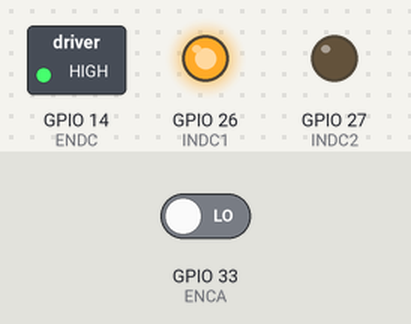
Bench run of a sketch on a simulated ESP32. Shown: switched loads named in the sketch (green lamp = pin HIGH), output pins drawn as LEDs (lit = HIGH). The test bench sets the inputs (shaded band); at power-on: GPIO 33 (ENCA) LOW. What the sketch prints to the serial monitor is not drawn.

Above: at 0.1 s.
Timing chart, 0 to 1.6 s (numbered marks = the images above):
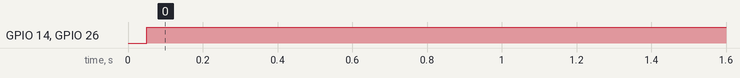

Measured:
- by itself, GPIO 14 (ENDC), GPIO 26 (INDC1): LOW → HIGH at 0.05 s

The sketch:

robotik_dc_stepper_motor.ino
```cpp
// Muhammad Dzaki Mubarak
int last_digit_npm = 75;
float theta_final = 75*10 + 50;

#define INDC1 26
#define INDC2 27
#define ENDC 14
#define ENCA 33
#define ENCB 32

#define PWM_STEPPER 25
#define DIRECT_STEPPER 15
#define STEPS_REV 200


#define SERVO_PWM 2


const int freq = 500;
const int led_channel = 0;
const int resolution = 8;
const int PPR = 480;

// Constanta for sampling time
const double dt = 0.05;
const double f = 1/dt;
volatile double pulse_count = 0;
volatile double count = 0;

// Parameter for position control
volatile double q_init = 0;
volatile double q_final = 0;
volatile double q_res = 0;
volatile double q_res_old = 0;
volatile double q_cmd = 0;
volatile double err = 0;
volatile double err_old = 0;
volatile double integral_err = 0;
volatile double duty_cycle = 0;


// PID Parameter
float kp = 5;
float kd = 1;
float ki = 2;


void isr();
void IRAM_ATTR onTimerMain();

// Make timer
hw_timer_t * timer = NULL;
portMUX_TYPE timerMux = portMUX_INITIALIZER_UNLOCKED;


int steps_req;
int delay_req;
int start_millis;
float final_angle = theta_final;
float desired_time = 3 * 1000000;


TaskHandle_t Task1;
//TaskHandle_t Task2;

void setup() {
  // put your setup code here, to run once:
  Serial.begin(115200);\

  // Set Pin Mode for DC PWM
  ledcSetup(led_channel, freq, resolution);
  ledcAttachPin(ENDC, led_channel);


  // Set Pin mode for DC Motor
  pinMode(INDC1, OUTPUT);
  pinMode(INDC2, OUTPUT);

  // Set pinmode for rotary encoder
  pinMode(ENCA, INPUT);
  pinMode(ENCB, INPUT);

  // Set the interrupt
  attachInterrupt(ENCA, isr, CHANGE);

  // Make timer interrupt
  timer = timerBegin(0, 80, true);
  timerAttachInterrupt(timer, &onTimerMain, true);
  timerAlarmWrite(timer, dt * 1000000, true);
  timerAlarmEnable(timer);

  q_final = theta_final;


  // Setup for Stepper
  steps_req = (final_angle/360)*STEPS_REV;
  delay_req = desired_time / steps_req;
  start_millis = millis();

  xTaskCreatePinnedToCore(
    Task1code,
    "Task1",
    10000,
    NULL,
    1,
    &Task1,
    0);


}

void loop() {
  // put your main code here, to run repeatedly:

  Serial.println("time(s): " + String(millis()/1000));
  Serial.println("q_cmd: " + String(q_cmd));
  Serial.println("q_res: " + String(q_res));

  delay(200);

}


void Task1code(void * pvParameters){
  start_millis = millis();
  for(int i=0; i<steps_req; i++){
    digitalWrite(PWM_STEPPER, HIGH);
    delayMicroseconds(2000);
    digitalWrite(PWM_STEPPER, LOW);
    delayMicroseconds(delay_req - 2000);
  }


  Serial.println("start time: " + String(start_millis));
  Serial.println("final time: " + String(millis()));
  Serial.println("delta time " + String(millis() - start_millis));
}

void isr(){
  if(digitalRead(ENCA) && digitalRead(ENCB)) pulse_count--;
  else if(!digitalRead(ENCA) && !digitalRead(ENCB)) pulse_count--;
  else if(digitalRead(ENCA) && !digitalRead(ENCB)) pulse_count++;
  else if(!digitalRead(ENCA) && digitalRead(ENCB)) pulse_count++;
}

void IRAM_ATTR onTimerMain(){
  portENTER_CRITICAL_ISR(&timerMux);

  // hitung posisi
  q_res_old = q_res;
  q_res = ((double)pulse_count/PPR)*360.0;

  //path trajectory
  if(count < f*3){
    count++;
    q_cmd = (q_final-q_init)*(double)((double)count/(double)(f*3.0)) + q_init;
  }

  err_old = err;
  err = q_cmd - q_res;
  integral_err += err*dt;
  duty_cycle = kp*err + (kd/dt)*(err - err_old) + ki*integral_err;

  //Output
  if(abs(duty_cycle) > 255){
    duty_cycle = (duty_cycle/abs(duty_cycle))*255;
  }

  if(duty_cycle > 0){
    digitalWrite(INDC1, HIGH);
    digitalWrite(INDC2, LOW);
    ledcWrite(led_channel, abs(duty_cycle));
  }else if(duty_cycle < 0){
    digitalWrite(INDC1, LOW);
    digitalWrite(INDC2, HIGH);
    ledcWrite(led_channel, abs(duty_cycle));
  }else{
    digitalWrite(INDC1, HIGH);
    digitalWrite(INDC1, HIGH);
    ledcWrite(led_channel, 0);
  }
}
```
